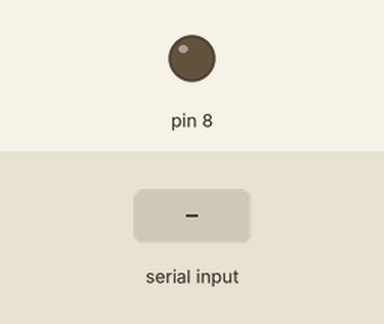
Simulated run of this sketch. Board: Arduino Uno, built with avr-gcc and run on an emulated ATmega328P. On the bench: output pins drawn as LEDs (lit = HIGH). The test bench sets the inputs (shaded band).

Above: at 1.2 s.
1.3 s: "1\n" received over Serial
At 2.0 s:
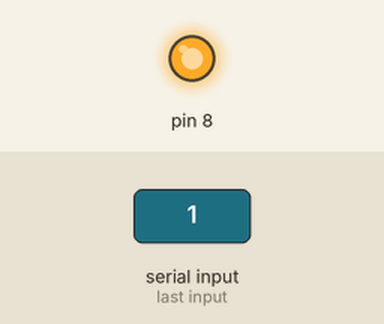
Timing chart, 0 to 4.3 s (numbered marks = the images above; inputs shaded):
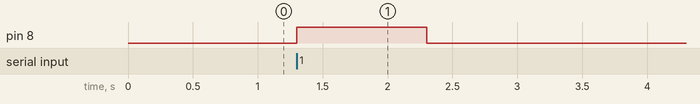

Measured:
- after the input at 1.3 s, pin 8: LOW → HIGH at once, → LOW 1.0 s later

The sketch:

mario.ino
```cpp
void setup() {
  pinMode(8, OUTPUT);
  Serial.begin(9600);
}

void loop() {
  if (Serial.available() > 0) {
    int shooting = Serial.parseInt();
    if(shooting == 1) {
      digitalWrite(8, HIGH);
    } else if(shooting == 0){
      digitalWrite(8, LOW);
    }
  }
}
```
